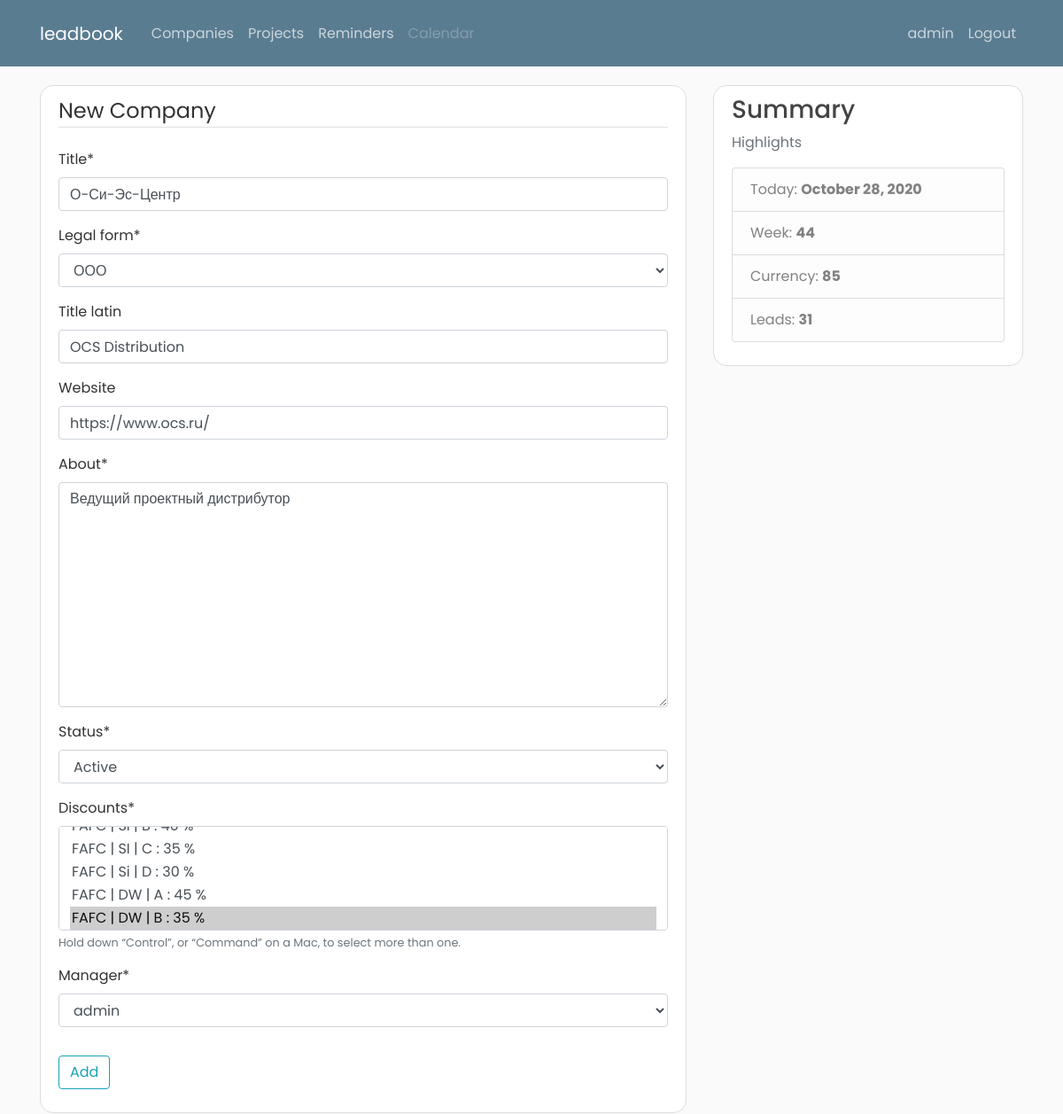
Page /companies/1/update/ (signed in) on the committed database.
### accounts/models.py (models this page shows)
class User(AbstractUser):
    pass

### leads/models.py (models this page shows, shortened)
class Company(models.Model):
    title = models.CharField(max_length=150)
    title_latin = models.CharField(max_length=50, null=True, blank=True)
    website = models.URLField(null=True, blank=True)
    about = models.TextField(max_length=5000, null=True)
    date_added = models.DateTimeField(default=timezone.now)
    legal_form = models.ForeignKey("LegalForm", null=True, on_delete=models.SET_NULL)
    status_choices = (
        ("Unknown", "Unknown"),
        ("Active", "Active"),
        ("Inactive", "Inactive"),
        ("Blocked", "Blocked"),
        ("Competitor", "Competitor")
    )
    status = models.CharField(max_length=45, choices=status_choices, default="Unknown")
    discounts = models.ManyToManyField("inventory.Discount", help_text="Hold down “Control”, or “Command” on a Mac, "
                                                                       "to select more than one.")  # TODO: add project discount
    manager = models.ForeignKey("accounts.User", null=True, on_delete=models.SET_NULL)
    class Meta:
        unique_together = (("title", "legal_form", "about"),)

### leads/views.py (the view)
# urls.py: path('<int:pk>/update/', views.CompanyUpdate.as_view(), name='companies-update'),
class CompanyUpdate(LoginRequiredMixin, SuccessMessageMixin, generic.UpdateView):
    model = Company
    fields = ["title", "legal_form", "title_latin", "website", "about", "status", "discounts", "manager"]
    success_message = "Company has been successfully updated"

### dashboard/context_processors.py (called while the page is built)
def summary(request):
    return {
        "global_week": date.today().isocalendar()[1],
        "global_currency": 85,  # get_currency(),
        "global_tasks": get_tasks(),
        "global_tasks_done": get_tasks_done(),
        "global_projects": get_projects(),
        "global_leads": get_leads(),
        "global_new_leads": get_new_leads()
    }

def get_leads():
    return Company.objects.count

def get_new_leads():
    time_threshold = timezone.now() - timedelta(days=15)
    new_leads = Company.objects.filter(date_added__gt=time_threshold).count
    return new_leads

def get_tasks():
    return Reminder.objects.count

def get_tasks_done():
    return Reminder.objects.filter(done=True).count

def get_projects():
    return Project.objects.count

### inventory/models.py (called while the page is built)
    def __str__(self):
        return self.title

    def __str__(self):
        return f"{self.product_group} | {self.status} | {self.turnover_class} : {self.value} %"

### leads/models.py (called while the page is built)
    def __str__(self):
        return self.short_form

### leads/templates/leads/company_form.html (shortened to what this page needs)
{% extends 'dashboard/base.html' %}
{% load crispy_forms_tags %}
{% block content %}
<div class="content-section">
    <form method="POST">
        <fieldset class="form-group">
            <legend class="border-bottom mb-4">New Company</legend>
            {{ form|crispy }}
        </fieldset>
        <div class="form-group">
            <button class="btn btn-outline-info" type="submit">Add</button>
        </div>
    </form>
</div>
{% endblock content %}

### dashboard/templates/dashboard/base.html (shortened to what this page needs)
<!DOCTYPE html>
<html lang="en">
<head>
    <link rel="stylesheet" href="https://stackpath.bootstrapcdn.com/bootstrap/4.5.0/css/bootstrap.min.css">
    {% load static %}
    <link rel="stylesheet" type="text/css" href="{% static 'dashboard/main.css' %}">
</head>
<body>
<header class="site-header">
    <nav class="navbar navbar-expand-md navbar-dark bg-steel fixed-top">
        <div class="container">
            <a class="navbar-brand mr-4" href="{% url 'dashboard:home' %}">leadbook</a>
            <div class="collapse navbar-collapse" id="navbarToggle">
                <div class="navbar-nav mr-auto">
                    <a class="nav-item nav-link" href="{% url 'leads:companies' %}">Companies</a>
                    <a class="nav-item nav-link" href="{% url 'business:projects' %}">Projects</a>
                    <a class="nav-item nav-link" href="{% url 'business:reminder-list' %}">Reminders</a>
                    <a class="nav-item nav-link disabled" href="#">Calendar</a>
                </div>
                <div class="navbar-nav">
                    {% if user.is_authenticated %}
                    <a class="nav-item nav-link" href="{% url 'accounts:profile' %}">{{ user.username }}</a>
                    <a class="nav-item nav-link" href="{% url 'accounts:logout' %}">Logout</a>
                    {% else %}
                    <a class="nav-item nav-link" href="{% url 'accounts:login' %}">Login</a>
                    <a class="nav-item nav-link" href="{% url 'accounts:register' %}">Register</a>
                    {% endif %}
                </div>
            </div>
        </div>
    </nav>
</header>
<main role="main" class="container">
    <div class="row">
        <div class="col-md-8">
            {% block content %}{% endblock %}
        </div>
        <div class="col-md-4">
            <div class="content-section">
                <h3>Summary</h3>
                <p class='text-muted'>Highlights
                <ul class="list-group">
                    <li class="list-group-item list-group-item-light">Today: <strong>{% now "F d, Y" %}</strong></li>
                    <li class="list-group-item list-group-item-light">Week: <strong>{{ global_week }}</strong></li>
                    <li class="list-group-item list-group-item-light">Currency: <strong>{{ global_currency }}</strong></li>
                    <li class="list-group-item list-group-item-light">Leads: <strong>{{ global_leads }}</strong></li>
                </ul>
                </p>
            </div>
        </div>
    </div>
</main>
</body>
</body>
</html>

### dashboard/static/dashboard/main.css (style rules this page uses)
body { background: #fafafa; color: #333333; margin-top: 6rem; font-family: 'Poppins', sans-serif;; }
h1, h2, h3, h4, h5, h6 { color: #444444; }
ul { margin: 0; }
.navbar { padding: 1.1rem; font-size: 1rem; }
.bg-steel { background-color: #5a7c91; }
.site-header .navbar-nav .nav-link { color: #cbd5db; }
.content-section { background: #ffffff; padding: 10px 20px; border: 1px solid #dddddd; border-radius: 15px; margin-bottom: 20px; }

### rows in the picture
User: username "admin"
Company: title "О-Си-Эс-Центр", legal_form "ООО", title_latin "OCS Distribution", website "https://www.ocs.ru/", about "Ведущий проектный дистрибутор", status "Active", manager "admin"

### other values in the picture
{{ global_week }} "44"
{{ global_currency }} "85"
{{ global_leads }} "31"
